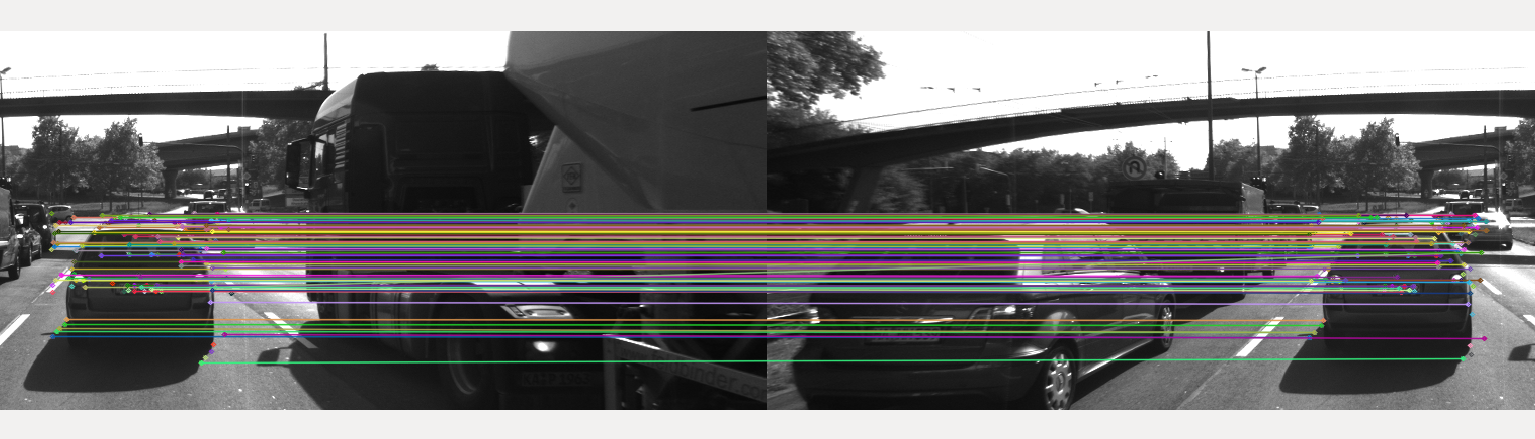
//> input picture Project/images/Matching.png, 1535 x 439 px, given in place of 0000000000.png, which was not available
$ ./MidTermProject_Camera_Student   (built with g++ and OpenCV 4)
//> lines starting //> are read from the running program, lines starting //| are printed output that depends on the picture; pictures that were not available may be replaced by others from this repository, and a replacement may not be noted
### Project/src/matching2D.hpp
#ifndef matching2D_hpp
#define matching2D_hpp

#include <stdio.h>
#include <iostream>
#include <sstream>
#include <iomanip>
#include <vector>
#include <cmath>
#include <limits>

#include <opencv2/core.hpp>
#include <opencv2/highgui/highgui.hpp>
#include <opencv2/imgproc/imgproc.hpp>
#include <opencv2/features2d.hpp>
#include <opencv2/xfeatures2d.hpp>
#include <opencv2/xfeatures2d/nonfree.hpp>

#include "dataStructures.h"


void detKeypointsHarris(std::vector<cv::KeyPoint> &keypoints, cv::Mat &img, bool bVis=false);
void detKeypointsShiTomasi(std::vector<cv::KeyPoint> &keypoints, cv::Mat &img, bool bVis=false);
void detKeypointsModern(std::vector<cv::KeyPoint> &keypoints, cv::Mat &img, std::string detectorType, bool bVis=false);
void descKeypoints(std::vector<cv::KeyPoint> &keypoints, cv::Mat &img, cv::Mat &descriptors, std::string descriptorType);
void matchDescriptors(std::vector<cv::KeyPoint> &kPtsSource, std::vector<cv::KeyPoint> &kPtsRef, cv::Mat &descSource, cv::Mat &descRef,
                      std::vector<cv::DMatch> &matches, std::string descriptorType, std::string matcherType, std::string selectorType);

#endif /* matching2D_hpp */

### Project/src/dataStructures.h
#ifndef dataStructures_h
#define dataStructures_h

#include <vector>
#include <opencv2/core.hpp>


struct DataFrame { // represents the available sensor information at the same time instance

    cv::Mat cameraImg; // camera image

    std::vector<cv::KeyPoint> keypoints; // 2D keypoints within camera image
    cv::Mat descriptors; // keypoint descriptors
    std::vector<cv::DMatch> kptMatches; // keypoint matches between previous and current frame
};


#endif /* dataStructures_h */

### Project/src/matching2D_Student.cpp
#include <numeric>
#include "matching2D.hpp"

using namespace std;

// Find best matches for keypoints in two camera images based on several matching methods
void matchDescriptors(std::vector<cv::KeyPoint> &kPtsSource, std::vector<cv::KeyPoint> &kPtsRef, cv::Mat &descSource, cv::Mat &descRef,
                      std::vector<cv::DMatch> &matches, std::string descriptorType, std::string matcherType, std::string selectorType)
{
    // configure matcher
    bool crossCheck = false;
    cv::Ptr<cv::DescriptorMatcher> matcher;

    if (matcherType.compare("MAT_BF") == 0)
    {
        int normType = cv::NORM_HAMMING;
        matcher = cv::BFMatcher::create(normType, crossCheck);
    }
    else if (matcherType.compare("MAT_FLANN") == 0)
    {
        if (descSource.type() != CV_32F)
        {
        	descSource.convertTo(descSource, CV_32F);
        }
        if (descRef.type() != CV_32F)
        {
        	descRef.convertTo(descRef, CV_32F);
        }
        matcher = cv::DescriptorMatcher::create(cv::DescriptorMatcher::FLANNBASED);
    }

    // perform matching task
    if (selectorType.compare("SEL_NN") == 0)
    { // nearest neighbor (best match)

        matcher->match(descSource, descRef, matches);  // Finds the best match for each descriptor in desc1
    }
    else if (selectorType.compare("SEL_KNN") == 0)
    { // k nearest neighbors (k=2)
        vector<vector<cv::DMatch>> knnMatches;
    	matcher->knnMatch(descSource, descRef, knnMatches, 2);
    	const double threshold = 0.8;
    	for (auto m = knnMatches.begin(); m != knnMatches.end(); m++)
        {
    		if ((*m)[0].distance < threshold * (*m)[1].distance)
            {
    			matches.push_back((*m)[0]);
    		}
    	}
    }
}

// Use one of several types of state-of-art descriptors to uniquely identify keypoints
void descKeypoints(vector<cv::KeyPoint> &keypoints, cv::Mat &img, cv::Mat &descriptors, string descriptorType)
{
    // select appropriate descriptor
    cv::Ptr<cv::DescriptorExtractor> extractor;
    if (descriptorType.compare("BRISK") == 0)
    {

        int threshold = 30;        // FAST/AGAST detection threshold score.
        int octaves = 3;           // detection octaves (use 0 to do single scale)
        float patternScale = 1.0f; // apply this scale to the pattern used for sampling the neighbourhood of a keypoint.

        extractor = cv::BRISK::create(threshold, octaves, patternScale);
    }
    else if (descriptorType == "BRIEF")
    {
    	extractor = cv::xfeatures2d::BriefDescriptorExtractor::create();
    }
    else if (descriptorType == "ORB")
    {
    	extractor = cv::ORB::create();
    }
    else if (descriptorType == "FREAK")
    {
    	extractor = cv::xfeatures2d::FREAK::create();
    }
    else if (descriptorType == "AKAZE")
    {
    	extractor = cv::AKAZE::create();
    }
    else if (descriptorType == "SIFT")
    {
    	// extractor = cv::xfeatures2d::SIFT::create();
    }

    // perform feature description
    double t = (double)cv::getTickCount();
    extractor->compute(img, keypoints, descriptors);
    t = ((double)cv::getTickCount() - t) / cv::getTickFrequency();
    cout << descriptorType << " descriptor extraction in " << 1000 * t / 1.0 << " ms" << endl;
}

// Detect keypoints in image using the traditional Shi-Thomasi detector
void detKeypointsShiTomasi(vector<cv::KeyPoint> &keypoints, cv::Mat &img, bool bVis)
{
    // compute detector parameters based on image size
    int blockSize = 4;       //  size of an average block for computing a derivative covariation matrix over each pixel neighborhood
    double maxOverlap = 0.0; // max. permissible overlap between two features in %
    double minDistance = (1.0 - maxOverlap) * blockSize;
    int maxCorners = img.rows * img.cols / max(1.0, minDistance); // max. num. of keypoints

    double qualityLevel = 0.01; // minimal accepted quality of image corners
    double k = 0.04;

    // Apply corner detection
    double t = (double)cv::getTickCount();
    vector<cv::Point2f> corners;
    cv::goodFeaturesToTrack(img, corners, maxCorners, qualityLevel, minDistance, cv::Mat(), blockSize, false, k);

    // add corners to result vector
    for (auto it = corners.begin(); it != corners.end(); ++it)
    {

        cv::KeyPoint newKeyPoint;
        newKeyPoint.pt = cv::Point2f((*it).x, (*it).y);
        newKeyPoint.size = blockSize;
        keypoints.push_back(newKeyPoint);
    }
    t = ((double)cv::getTickCount() - t) / cv::getTickFrequency();
    cout << "Shi-Tomasi detection with n=" << keypoints.size() << " keypoints in " << 1000 * t / 1.0 << " ms" << endl;

    // visualize results
    if (bVis)
    {
        cv::Mat visImage = img.clone();
        cv::drawKeypoints(img, keypoints, visImage, cv::Scalar::all(-1), cv::DrawMatchesFlags::DRAW_RICH_KEYPOINTS);
        string windowName = "Shi-Tomasi Corner Detector Results";
        cv::namedWindow(windowName, 6);
        imshow(windowName, visImage);
        cv::waitKey(0);
    }
}

// [110 lines left out: functions detKeypointsHarris, detKeypointsModern, not called in this run]

### Project/src/MidTermProject_Camera_Student.cpp
/* INCLUDES FOR THIS PROJECT */
#include <iostream>
#include <fstream>
#include <sstream>
#include <iomanip>
#include <vector>
#include <deque>
#include <cmath>
#include <limits>
#include <opencv2/core.hpp>
#include <opencv2/highgui/highgui.hpp>
#include <opencv2/imgproc/imgproc.hpp>
#include <opencv2/features2d.hpp>
#include <opencv2/xfeatures2d.hpp>
#include <opencv2/xfeatures2d/nonfree.hpp>

#include "dataStructures.h"
#include "matching2D.hpp"

using namespace std;

/* MAIN PROGRAM */
int main(int argc, const char *argv[])
{

    /* INIT VARIABLES AND DATA STRUCTURES  */

    // data location
    string dataPath = "../";

    // camera
    string imgBasePath = dataPath + "images/";
    string imgPrefix = "KITTI/2011_09_26/image_00/data/000000"; // left camera, color
    string imgFileType = ".png";
    int imgStartIndex = 0; // first file index to load (assumes Lidar and camera names have identical naming convention)
    int imgEndIndex = 9;   // last file index to load
    int imgFillWidth = 4;  // no. of digits which make up the file index (e.g. img-0001.png)

    // misc
    int dataBufferSize = 4;       // no. of images which are held in memory (ring buffer) at the same time
    // vector<DataFrame> dataBuffer; // list of data frames which are held in memory at the same time
    deque<DataFrame> dataBuffer;

    bool bVis = false;            // visualize results

    /* MAIN LOOP OVER ALL IMAGES */
    // Task7
    vector<int> key_point_in_succesive_frame;

    // Task 8
    vector<int> det_desc_matches;
    string detectorType = "SHITOMASI"; // SHITOMASI, HARRIS, FAST, BRISK, ORB, AKAZE, SIFT
    string descriptorType = "BRISK"; // BRISK, BRIEF, ORB, FREAK, AKAZE, SIFT

    for (size_t imgIndex = 0; imgIndex <= imgEndIndex - imgStartIndex; imgIndex++)
    {
        /* LOAD IMAGE INTO BUFFER */

        // assemble filenames for current index
        ostringstream imgNumber;
        imgNumber << setfill('0') << setw(imgFillWidth) << imgStartIndex + imgIndex;
        string imgFullFilename = imgBasePath + imgPrefix + imgNumber.str() + imgFileType;

        // load image from file and convert to grayscale
        cv::Mat img, imgGray;
        img = cv::imread(imgFullFilename);
//> img is the input picture: 439 rows x 1535 cols, CV_8UC3; mean B, G, R 119.7, 120.6, 122
        cv::cvtColor(img, imgGray, cv::COLOR_BGR2GRAY);
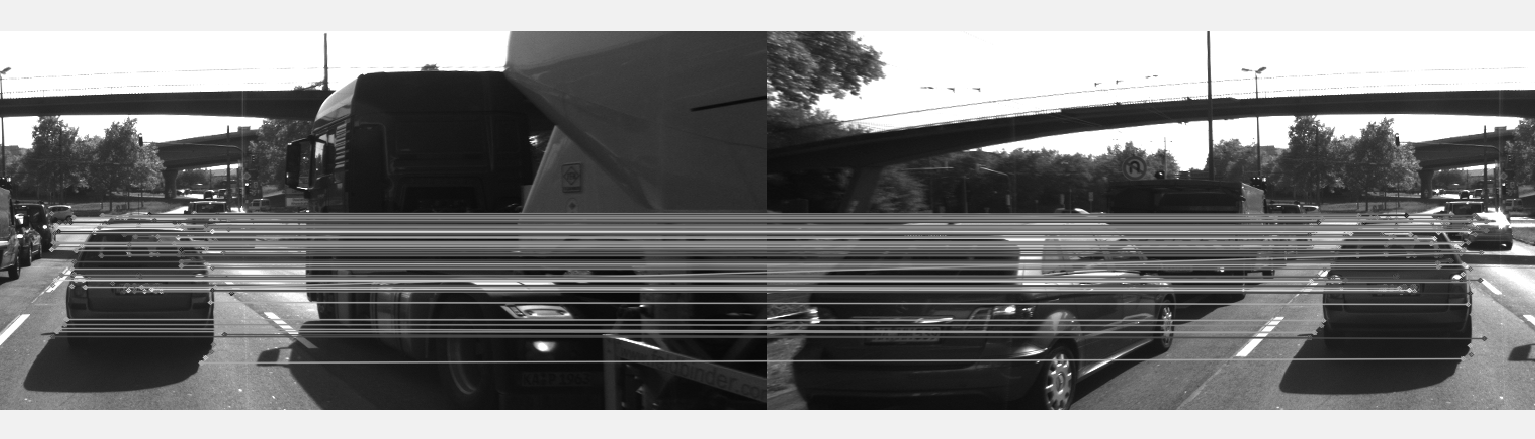
//> imgGray: 439 rows x 1535 cols, CV_8UC1; min 7, max 255, mean 120.9

        //// STUDENT ASSIGNMENT
        //// TASK MP.1 -> replace the following code with ring buffer of size dataBufferSize

        // push image into data frame buffer
        DataFrame frame;
        frame.cameraImg = imgGray;

        cout << "Deque size: " << dataBuffer.size() << endl;
        if(dataBuffer.size() < dataBufferSize)
        {
            // cout << "Pushing element \n";
            dataBuffer.push_back(frame);
        }
        else
        {
            // cout << "Poping element \n";
            dataBuffer.pop_front();
            // cout << "element push from else\n";
            dataBuffer.push_back(frame);
        }
        //// EOF STUDENT ASSIGNMENT
        cout << "#1 : LOAD IMAGE INTO BUFFER done" << endl;


        /* DETECT IMAGE KEYPOINTS */

        // extract 2D keypoints from current image
        vector<cv::KeyPoint> keypoints; // create empty feature list for current image
        // string detectorType = "HARRIS"; ********

        //// STUDENT ASSIGNMENT
        //// TASK MP.2 -> add the following keypoint detectors in file matching2D.cpp and enable string-based selection based on detectorType
        //// -> SHITOMASI, HARRIS, FAST, BRISK, ORB, AKAZE, SIFT

        if (detectorType.compare("SHITOMASI") == 0)
        {
            detKeypointsShiTomasi(keypoints, imgGray, false);
//> in detKeypointsShiTomasi, `cv::goodFeaturesToTrack(img, corners, maxCorners, qualityLevel, minDis..`: corners = 1799 Points (x, y), first 12: [1471, 197], [44, 227], [1459, 198], [22, 223], [226, 166], [16, 216], [1264, 180], [214, 197], [1504, 185], [9, 180], [1489, 209], [1207, 98]
//> after the loop in detKeypointsShiTomasi, `for (auto it = corners.begin(); it != corners.end(); ++it)`: keypoints = 1799 keypoints; strongest (x, y, size): (1471, 197, 4), (44, 227, 4), (1459, 198, 4), (22, 223, 4)
        }
        else if (detectorType.compare("HARRIS") == 0)
        {
        	detKeypointsHarris(keypoints, imgGray, false);
        }
        else
        {
            detKeypointsModern(keypoints, imgGray, detectorType, false);
        }
        //// EOF STUDENT ASSIGNMENT

        //// STUDENT ASSIGNMENT
        //// TASK MP.3 -> only keep keypoints on the preceding vehicle

        // only keep keypoints on the preceding vehicle
        bool bFocusOnVehicle = true;

        cv::Rect vehicleRect(535, 180, 180, 150);
        if (bFocusOnVehicle)
        {
        	for (int i = keypoints.size() - 1; i >= 0; i--)
            {
        		if (!vehicleRect.contains(cv::Point(keypoints[i].pt.x, keypoints[i].pt.y)))
                {
        			keypoints.erase(keypoints.begin() + i);
        		}
        	}
//> after the loop, keypoints = 15 keypoints; strongest (x, y, size): (641, 306, 4), (569, 315, 4), (554, 284, 4), (565, 315, 4)
        }
        //// EOF STUDENT ASSIGNMENT

        key_point_in_succesive_frame.push_back(keypoints.size());
//> key_point_in_succesive_frame = [15]
        cout << "No of car key point detected " << keypoints.size()<<" \n";
//| No of car key point detected 15
        // optional : limit number of keypoints (helpful for debugging and learning)
        bool bLimitKpts = false;
        if (bLimitKpts)
        {
            int maxKeypoints = 50;

            if (detectorType.compare("SHITOMASI") == 0)
            { // there is no response info, so keep the first 50 as they are sorted in descending quality order
                keypoints.erase(keypoints.begin() + maxKeypoints, keypoints.end());
            }
            cv::KeyPointsFilter::retainBest(keypoints, maxKeypoints);
            cout << " NOTE: Keypoints have been limited!" << endl;
        }

        // push keypoints and descriptor for current frame to end of data buffer
        (dataBuffer.end() - 1)->keypoints = keypoints;
        cout << "#2 : DETECT KEYPOINTS done" << endl;

        /* EXTRACT KEYPOINT DESCRIPTORS */

        //// STUDENT ASSIGNMENT
        //// TASK MP.4 -> add the following descriptors in file matching2D.cpp and enable string-based selection based on descriptorType
        //// -> BRIEF, ORB, FREAK, AKAZE, SIFT

        cv::Mat descriptors;
        // string descriptorType = "BRISK"; // BRIEF, ORB, FREAK, AKAZE, SIFT ************
        descKeypoints((dataBuffer.end() - 1)->keypoints, (dataBuffer.end() - 1)->cameraImg, descriptors, descriptorType);
        //// EOF STUDENT ASSIGNMENT

        // push descriptors for current frame to end of data buffer
        (dataBuffer.end() - 1)->descriptors = descriptors;

        cout << "#3 : EXTRACT DESCRIPTORS done" << endl;

        if (dataBuffer.size() > 1) // wait until at least two images have been processed
        {

            /* MATCH KEYPOINT DESCRIPTORS */

            vector<cv::DMatch> matches;
            string matcherType = "MAT_BF";        // MAT_BF, MAT_FLANN
            string descriptorType = "DES_BINARY"; // DES_BINARY, DES_HOG
            string selectorType = "SEL_KNN";       // SEL_NN, SEL_KNN

            //// STUDENT ASSIGNMENT
            //// TASK MP.5 -> add FLANN matching in file matching2D.cpp
            //// TASK MP.6 -> add KNN match selection and perform descriptor distance ratio filtering with t=0.8 in file matching2D.cpp

            matchDescriptors((dataBuffer.end() - 2)->keypoints, (dataBuffer.end() - 1)->keypoints,
                             (dataBuffer.end() - 2)->descriptors, (dataBuffer.end() - 1)->descriptors,
                             matches, descriptorType, matcherType, selectorType);

            //// EOF STUDENT ASSIGNMENT

            // store matches in current data frame
            (dataBuffer.end() - 1)->kptMatches = matches;
            cout<<"No of det=desc matches: "<<matches.size();
            det_desc_matches.push_back(matches.size());

            cout << "#4 : MATCH KEYPOINT DESCRIPTORS done" << endl;

            // visualize matches between current and previous image
            bVis = true;
            if (bVis)
            {
                cv::Mat matchImg = ((dataBuffer.end() - 1)->cameraImg).clone();
                cv::drawMatches((dataBuffer.end() - 2)->cameraImg, (dataBuffer.end() - 2)->keypoints,
                                (dataBuffer.end() - 1)->cameraImg, (dataBuffer.end() - 1)->keypoints,
                                matches, matchImg,
                                cv::Scalar::all(-1), cv::Scalar::all(-1),
                                vector<char>(), cv::DrawMatchesFlags::DRAW_RICH_KEYPOINTS);

                string windowName = "Matching keypoints between two camera images";
                cv::namedWindow(windowName, 7);
                cv::imshow(windowName, matchImg);
                cout << "Press key to continue to next image" << endl;
                cv::waitKey(0); // wait for key to be pressed
            }
            bVis = false;
        }
        cout<<"Iteration no: " << imgIndex <<" \n\n";
    } // eof loop over all images
//> pass 2 of the loop `for (size_t imgIndex = 0; imgIndex <= imgEndIndex - imgStartIndex; img..`:
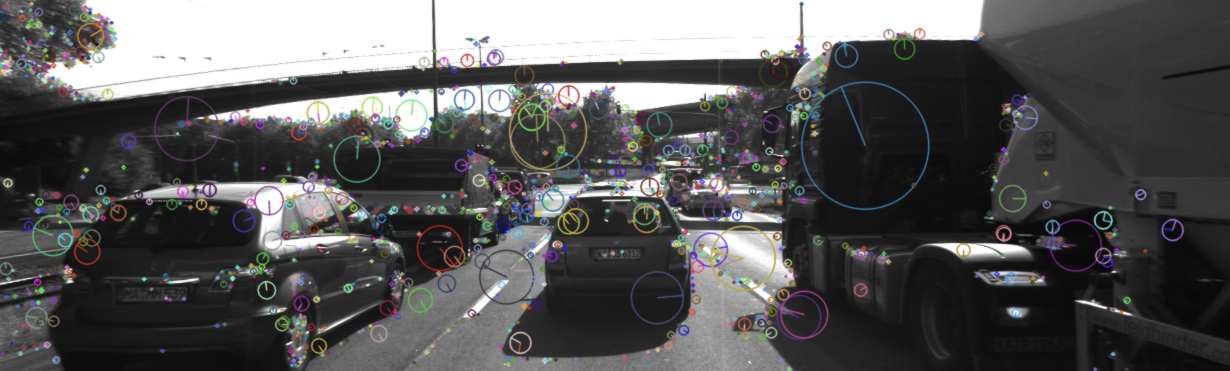
//> input picture Project/images/keypoints.png, 2460 x 742 px, given in place of 0000000001.png, which was not available (shown at 1/2 size)
//> img is the input picture: 742 rows x 2460 cols, CV_8UC3; mean B, G, R 88.8, 88.6, 88.8
//> `cv::cvtColor(img, imgGray, cv::COLOR_BGR2GRAY);`:
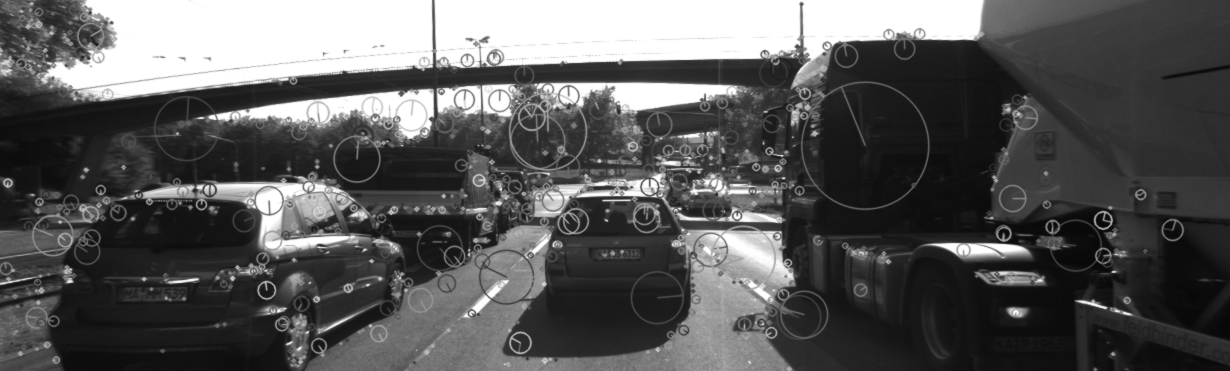
//> imgGray: 742 rows x 2460 cols, CV_8UC1 (shown at 1/2 size); min 7, max 255, mean 88.7
//> after the loop in detKeypointsShiTomasi (call 2), `for (auto it = corners.begin(); it != corners.end(); ++it)`: keypoints = 6247 keypoints; strongest (x, y, size): (617, 663, 4), (1215, 442, 4), (1478, 427, 4), (945, 631, 4)
//> after the loop `for (int i = keypoints.size() - 1; i >= 0; i--)`: keypoints = 118 keypoints; strongest (x, y, size): (586, 243, 4), (577, 239, 4), (676, 234, 4), (698, 230, 4)
//> key_point_in_succesive_frame = [15, 118]
//| No of car key point detected 118
//> `cv::imshow(windowName, matchImg);`:
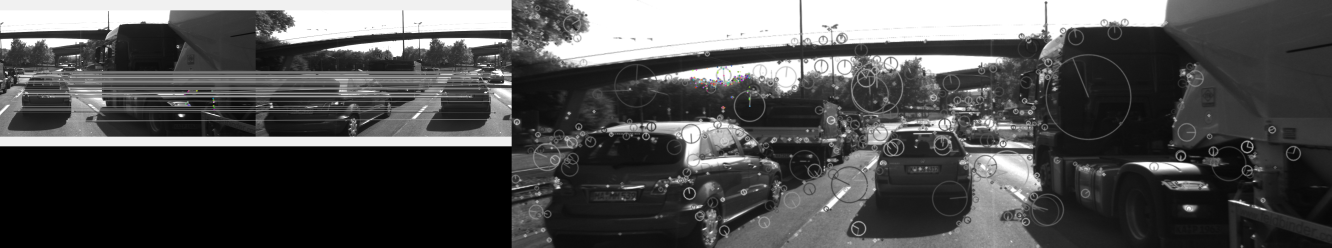
//> window 'Matching keypoints between two': 742 rows x 3995 cols, CV_8UC3 (shown at 1/3 size); mean B, G, R 82.1, 82.1, 82.1
//> (the run ends here: the program stops with an error, at `cv::cvtColor(img, imgGray, cv::COLOR_BGR2GRAY);`)
